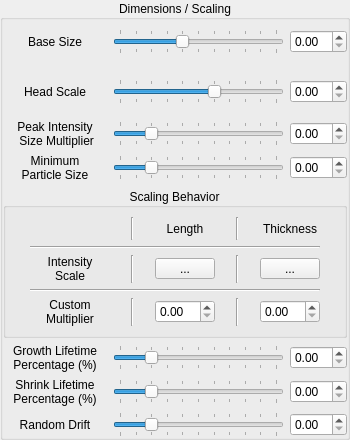
                  <widget class="QGroupBox" name="groupBox_5">
                   <property name="minimumSize">
                    <size>
                     <width>350</width>
                     <height>0</height>
                    </size>
                   </property>
                   <property name="maximumSize">
                    <size>
                     <width>16777215</width>
                     <height>800</height>
                    </size>
                   </property>
                   <property name="title">
                    <string>Dimensions / Scaling</string>
                   </property>
                   <property name="alignment">
                    <set>Qt::AlignmentFlag::AlignCenter</set>
                   </property>
                   <layout class="QGridLayout" name="gridLayout_15">
                    <property name="leftMargin">
                     <number>0</number>
                    </property>
                    <property name="topMargin">
                     <number>0</number>
                    </property>
                    <property name="rightMargin">
                     <number>0</number>
                    </property>
                    <property name="bottomMargin">
                     <number>0</number>
                    </property>
                    <item row="2" column="0">
                     <widget class="QLabel" name="label_22">
                      <property name="minimumSize">
                       <size>
                        <width>104</width>
                        <height>0</height>
                       </size>
                      </property>
                      <property name="maximumSize">
                       <size>
                        <width>120</width>
                        <height>16777215</height>
                       </size>
                      </property>
                      <property name="text">
                       <string>Peak Intensity
 Size Multiplier</string>
                      </property>
                      <property name="alignment">
                       <set>Qt::AlignmentFlag::AlignCenter</set>
                      </property>
                      <property name="margin">
                       <number>6</number>
                      </property>
                     </widget>
                    </item>
                    <item row="0" column="0">
                     <widget class="QLabel" name="label_24">
                      <property name="minimumSize">
                       <size>
                        <width>104</width>
                        <height>44</height>
                       </size>
                      </property>
                      <property name="maximumSize">
                       <size>
                        <width>70</width>
                        <height>16777215</height>
                       </size>
                      </property>
                      <property name="text">
                       <string>Base Size</string>
                      </property>
                      <property name="alignment">
                       <set>Qt::AlignmentFlag::AlignCenter</set>
                      </property>
                      <property name="margin">
                       <number>6</number>
                      </property>
                     </widget>
                    </item>
                    <item row="0" column="2">
                     <widget class="QDoubleSpinBox" name="dynamic_particleBaseSizeSpinBox">
                      <property name="sizePolicy">
                       <sizepolicy hsizetype="Minimum" vsizetype="Fixed">
                        <horstretch>0</horstretch>
                        <verstretch>0</verstretch>
                       </sizepolicy>
                      </property>
                      <property name="minimumSize">
                       <size>
                        <width>40</width>
                        <height>0</height>
                       </size>
                      </property>
                      <property name="maximumSize">
                       <size>
                        <width>60</width>
                        <height>16777215</height>
                       </size>
                      </property>
                     </widget>
                    </item>
                    <item row="5" column="0">
                     <widget class="QLabel" name="label_29">
                      <property name="minimumSize">
                       <size>
                        <width>104</width>
                        <height>0</height>
                       </size>
                      </property>
                      <property name="maximumSize">
                       <size>
                        <width>120</width>
                        <height>16777215</height>
                       </size>
                      </property>
                      <property name="text">
                       <string>Growth Lifetime
Percentage (%)</string>
                      </property>
                      <property name="alignment">
                       <set>Qt::AlignmentFlag::AlignCenter</set>
                      </property>
                      <property name="margin">
                       <number>6</number>
                      </property>
                     </widget>
                    </item>
                    <item row="1" column="2">
                     <widget class="QDoubleSpinBox" name="dynamic_particleHeadScaleSpinBox">
                      <property name="minimumSize">
                       <size>
                        <width>40</width>
                        <height>0</height>
                       </size>
                      </property>
                     </widget>
                    </item>
                    <item row="6" column="0">
                     <widget class="QLabel" name="label_56">
                      <property name="minimumSize">
                       <size>
                        <width>104</width>
                        <height>0</height>
                       </size>
                      </property>
                      <property name="maximumSize">
                       <size>
                        <width>120</width>
                        <height>16777215</height>
                       </size>
                      </property>
                      <property name="text">
                       <string>Shrink Lifetime
Percentage (%)</string>
                      </property>
                      <property name="alignment">
                       <set>Qt::AlignmentFlag::AlignCenter</set>
                      </property>
                      <property name="margin">
                       <number>6</number>
                      </property>
                     </widget>
                    </item>
                    <item row="7" column="2">
                     <widget class="QDoubleSpinBox" name="dynamic_particleRandomDriftSpinBox">
                      <property name="maximum">
                       <double>0.500000000000000</double>
                      </property>
                      <property name="singleStep">
                       <double>0.100000000000000</double>
                      </property>
                     </widget>
                    </item>
                    <item row="0" column="1">
                     <widget class="QSlider" name="dynamic_particleBaseSizeSlider">
                      <property name="sizePolicy">
                       <sizepolicy hsizetype="Expanding" vsizetype="Fixed">
                        <horstretch>0</horstretch>
                        <verstretch>0</verstretch>
                       </sizepolicy>
                      </property>
                      <property name="minimumSize">
                       <size>
                        <width>0</width>
                        <height>0</height>
                       </size>
                      </property>
                      <property name="maximum">
                       <number>10</number>
                      </property>
                      <property name="value">
                       <number>4</number>
                      </property>
                      <property name="orientation">
                       <enum>Qt::Orientation::Horizontal</enum>
                      </property>
                      <property name="invertedAppearance">
                       <bool>false</bool>
                      </property>
                      <property name="invertedControls">
                       <bool>false</bool>
                      </property>
                      <property name="tickPosition">
                       <enum>QSlider::TickPosition::TicksBothSides</enum>
                      </property>
                     </widget>
                    </item>
                    <item row="4" column="0" colspan="3">
                     <widget class="QGroupBox" name="groupBox_6">
                      <property name="minimumSize">
                       <size>
                        <width>0</width>
                        <height>150</height>
                       </size>
                      </property>
                      <property name="maximumSize">
                       <size>
                        <width>16777215</width>
                        <height>150</height>
                       </size>
                      </property>
                      <property name="title">
                       <string>Scaling Behavior</string>
                      </property>
                      <property name="alignment">
                       <set>Qt::AlignmentFlag::AlignCenter</set>
                      </property>
                      <layout class="QGridLayout" name="gridLayout_16">
                       <item row="2" column="4">
                        <widget class="QToolButton" name="dynamic_thicknessScaleCheckButton">
                         <property name="minimumSize">
                          <size>
                           <width>60</width>
                           <height>0</height>
                          </size>
                         </property>
                         <property name="text">
                          <string>...</string>
                         </property>
                         <property name="icon">
                          <iconset>
                           <normaloff>:/icons/icons8-close-48.png</normaloff>
                           <normalon>:/icons/icons8-check-mark-48.png</normalon>:/icons/icons8-close-48.png</iconset>
                         </property>
                         <property name="checkable">
                          <bool>true</bool>
                         </property>
                         <property name="checked">
                          <bool>false</bool>
                         </property>
                        </widget>
                       </item>
                       <item row="1" column="0" colspan="5">
                        <widget class="Line" name="line_17">
                         <property name="orientation">
                          <enum>Qt::Orientation::Horizontal</enum>
                         </property>
                        </widget>
                       </item>
                       <item row="0" column="4">
                        <widget class="QLabel" name="label_28">
                         <property name="text">
                          <string>Thickness</string>
                         </property>
                         <property name="alignment">
                          <set>Qt::AlignmentFlag::AlignCenter</set>
                         </property>
                        </widget>
                       </item>
                       <item row="4" column="1">
                        <widget class="Line" name="line_20">
                         <property name="orientation">
                          <enum>Qt::Orientation::Vertical</enum>
                         </property>
                        </widget>
                       </item>
                       <item row="4" column="2">
                        <widget class="QDoubleSpinBox" name="dynamic_lengthScaleMultiplier">
                         <property name="minimumSize">
                          <size>
                           <width>60</width>
                           <height>0</height>
                          </size>
                         </property>
                        </widget>
                       </item>
                       <item row="4" column="4">
                        <widget class="QDoubleSpinBox" name="dynamic_thicknessScaleMultiplier">
                         <property name="minimumSize">
                          <size>
                           <width>60</width>
                           <height>0</height>
                          </size>
                         </property>
                        </widget>
                       </item>
                       <item row="4" column="3">
                        <widget class="Line" name="line_21">
                         <property name="orientation">
                          <enum>Qt::Orientation::Vertical</enum>
                         </property>
                        </widget>
                       </item>
                       <item row="4" column="0">
                        <widget class="QLabel" name="label_26">
                         <property name="maximumSize">
                          <size>
                           <width>80</width>
                           <height>16777215</height>
                          </size>
                         </property>
                         <property name="text">
                          <string>Custom
Multiplier</string>
                         </property>
                         <property name="alignment">
                          <set>Qt::AlignmentFlag::AlignCenter</set>
                         </property>
                        </widget>
                       </item>
                       <item row="3" column="0" colspan="5">
                        <widget class="Line" name="line_18">
                         <property name="orientation">
                          <enum>Qt::Orientation::Horizontal</enum>
                         </property>
                        </widget>
                       </item>
                       <item row="2" column="2">
                        <widget class="QToolButton" name="dynamic_lengthScaleCheckButton">
                         <property name="minimumSize">
                          <size>
                           <width>60</width>
                           <height>0</height>
                          </size>
                         </property>
                         <property name="text">
                          <string>...</string>
                         </property>
                         <property name="icon">
                          <iconset>
                           <normaloff>:/icons/icons8-close-48.png</normaloff>
                           <normalon>:/icons/icons8-check-mark-48.png</normalon>:/icons/icons8-close-48.png</iconset>
                         </property>
                         <property name="checkable">
                          <bool>true</bool>
                         </property>
                         <property name="checked">
                          <bool>false</bool>
                         </property>
                        </widget>
                       </item>
                       <item row="0" column="1">
                        <widget class="Line" name="line_15">
                         <property name="orientation">
                          <enum>Qt::Orientation::Vertical</enum>
                         </property>
                        </widget>
                       </item>
                       <item row="2" column="1">
                        <widget class="Line" name="line_19">
                         <property name="orientation">
                          <enum>Qt::Orientation::Vertical</enum>
                         </property>
                        </widget>
                       </item>
                       <item row="0" column="2">
                        <widget class="QLabel" name="label_25">
                         <property name="text">
                          <string>Length</string>
                         </property>
                         <property name="alignment">
                          <set>Qt::AlignmentFlag::AlignCenter</set>
                         </property>
                        </widget>
                       </item>
                       <item row="0" column="3">
                        <widget class="Line" name="line_16">
                         <property name="orientation">
                          <enum>Qt::Orientation::Vertical</enum>
                         </property>
                        </widget>
                       </item>
                       <item row="2" column="3">
                        <widget class="Line" name="line_22">
                         <property name="orientation">
                          <enum>Qt::Orientation::Vertical</enum>
                         </property>
                        </widget>
                       </item>
                       <item row="2" column="0">
                        <widget class="QLabel" name="label_27">
                         <property name="maximumSize">
                          <size>
                           <width>80</width>
                           <height>16777215</height>
                          </size>
                         </property>
                         <property name="text">
                          <string>Intensity
Scale</string>
                         </property>
                         <property name="alignment">
                          <set>Qt::AlignmentFlag::AlignCenter</set>
                         </property>
                        </widget>
                       </item>
                      </layout>
                     </widget>
                    </item>
                    <item row="6" column="1">
                     <widget class="QSlider" name="dynamic_particleShrinkPercentageSlider">
                      <property name="sizePolicy">
                       <sizepolicy hsizetype="Expanding" vsizetype="Fixed">
                        <horstretch>0</horstretch>
                        <verstretch>0</verstretch>
                       </sizepolicy>
                      </property>
                      <property name="minimumSize">
                       <size>
                        <width>0</width>
                        <height>0</height>
                       </size>
                      </property>
                      <property name="maximum">
                       <number>10</number>
                      </property>
                      <property name="value">
                       <number>2</number>
                      </property>
                      <property name="orientation">
                       <enum>Qt::Orientation::Horizontal</enum>
                      </property>
                      <property name="tickPosition">
                       <enum>QSlider::TickPosition::TicksBothSides</enum>
                      </property>
                     </widget>
                    </item>
                    <item row="2" column="2">
                     <widget class="QDoubleSpinBox" name="dynamic_particlePeakSizeSpinBox"/>
                    </item>
                    <item row="5" column="2">
                     <widget class="QDoubleSpinBox" name="dynamic_particleGrowthPercentageSpinBox">
                      <property name="maximum">
                       <double>0.500000000000000</double>
                      </property>
                      <property name="singleStep">
                       <double>0.100000000000000</double>
                      </property>
                     </widget>
                    </item>
                    <item row="1" column="1">
                     <widget class="QSlider" name="dynamic_particleHeadScaleSlider">
                      <property name="sizePolicy">
                       <sizepolicy hsizetype="Expanding" vsizetype="Fixed">
                        <horstretch>0</horstretch>
                        <verstretch>0</verstretch>
                       </sizepolicy>
                      </property>
                      <property name="minimumSize">
                       <size>
                        <width>0</width>
                        <height>0</height>
                       </size>
                      </property>
                      <property name="maximum">
                       <number>10</number>
                      </property>
                      <property name="value">
                       <number>6</number>
                      </property>
                      <property name="orientation">
                       <enum>Qt::Orientation::Horizontal</enum>
                      </property>
                      <property name="tickPosition">
                       <enum>QSlider::TickPosition::TicksBothSides</enum>
                      </property>
                     </widget>
                    </item>
                    <item row="5" column="1">
                     <widget class="QSlider" name="dynamic_particleGrowthPercentageSlider">
                      <property name="sizePolicy">
                       <sizepolicy hsizetype="Expanding" vsizetype="Fixed">
                        <horstretch>0</horstretch>
                        <verstretch>0</verstretch>
                       </sizepolicy>
                      </property>
                      <property name="minimumSize">
                       <size>
                        <width>0</width>
                        <height>0</height>
                       </size>
                      </property>
                      <property name="maximum">
                       <number>10</number>
                      </property>
                      <property name="value">
                       <number>2</number>
                      </property>
                      <property name="orientation">
                       <enum>Qt::Orientation::Horizontal</enum>
                      </property>
                      <property name="tickPosition">
                       <enum>QSlider::TickPosition::TicksBothSides</enum>
                      </property>
                     </widget>
                    </item>
                    <item row="2" column="1">
                     <widget class="QSlider" name="dynamic_particlePeakSizeSlider">
                      <property name="sizePolicy">
                       <sizepolicy hsizetype="Expanding" vsizetype="Fixed">
                        <horstretch>0</horstretch>
                        <verstretch>0</verstretch>
                       </sizepolicy>
                      </property>
                      <property name="minimumSize">
                       <size>
                        <width>0</width>
                        <height>0</height>
                       </size>
                      </property>
                      <property name="maximum">
                       <number>10</number>
                      </property>
                      <property name="value">
                       <number>2</number>
                      </property>
                      <property name="orientation">
                       <enum>Qt::Orientation::Horizontal</enum>
                      </property>
                      <property name="tickPosition">
                       <enum>QSlider::TickPosition::TicksBothSides</enum>
                      </property>
                     </widget>
                    </item>
                    <item row="6" column="2">
                     <widget class="QDoubleSpinBox" name="dynamic_particleShrinkPercentageSpinBox">
                      <property name="maximum">
                       <double>0.500000000000000</double>
                      </property>
                      <property name="singleStep">
                       <double>0.100000000000000</double>
                      </property>
                     </widget>
                    </item>
                    <item row="1" column="0">
                     <widget class="QLabel" name="label_23">
                      <property name="minimumSize">
                       <size>
                        <width>104</width>
                        <height>44</height>
                       </size>
                      </property>
                      <property name="maximumSize">
                       <size>
                        <width>70</width>
                        <height>16777215</height>
                       </size>
                      </property>
                      <property name="text">
                       <string>Head Scale</string>
                      </property>
                      <property name="alignment">
                       <set>Qt::AlignmentFlag::AlignCenter</set>
                      </property>
                      <property name="margin">
                       <number>6</number>
                      </property>
                     </widget>
                    </item>
                    <item row="7" column="0">
                     <widget class="QLabel" name="label_57">
                      <property name="minimumSize">
                       <size>
                        <width>104</width>
                        <height>0</height>
                       </size>
                      </property>
                      <property name="maximumSize">
                       <size>
                        <width>120</width>
                        <height>16777215</height>
                       </size>
                      </property>
                      <property name="text">
                       <string>Random Drift</string>
                      </property>
                      <property name="alignment">
                       <set>Qt::AlignmentFlag::AlignCenter</set>
                      </property>
                      <property name="margin">
                       <number>6</number>
                      </property>
                     </widget>
                    </item>
                    <item row="7" column="1">
                     <widget class="QSlider" name="dynamic_particleRandomDriftSlider">
                      <property name="sizePolicy">
                       <sizepolicy hsizetype="Expanding" vsizetype="Fixed">
                        <horstretch>0</horstretch>
                        <verstretch>0</verstretch>
                       </sizepolicy>
                      </property>
                      <property name="minimumSize">
                       <size>
                        <width>0</width>
                        <height>0</height>
                       </size>
                      </property>
                      <property name="maximum">
                       <number>10</number>
                      </property>
                      <property name="value">
                       <number>2</number>
                      </property>
                      <property name="orientation">
                       <enum>Qt::Orientation::Horizontal</enum>
                      </property>
                      <property name="tickPosition">
                       <enum>QSlider::TickPosition::TicksBothSides</enum>
                      </property>
                     </widget>
                    </item>
                    <item row="3" column="0">
                     <widget class="QLabel" name="label_58">
                      <property name="minimumSize">
                       <size>
                        <width>104</width>
                        <height>0</height>
                       </size>
                      </property>
                      <property name="maximumSize">
                       <size>
                        <width>120</width>
                        <height>16777215</height>
                       </size>
                      </property>
                      <property name="text">
                       <string>Minimum
Particle Size</string>
                      </property>
                      <property name="alignment">
                       <set>Qt::AlignmentFlag::AlignCenter</set>
                      </property>
                      <property name="margin">
                       <number>6</number>
                      </property>
                     </widget>
                    </item>
                    <item row="3" column="1">
                     <widget class="QSlider" name="dynamic_particleMinSizeSlider">
                      <property name="sizePolicy">
                       <sizepolicy hsizetype="Expanding" vsizetype="Fixed">
                        <horstretch>0</horstretch>
                        <verstretch>0</verstretch>
                       </sizepolicy>
                      </property>
                      <property name="minimumSize">
                       <size>
                        <width>0</width>
                        <height>0</height>
                       </size>
                      </property>
                      <property name="maximum">
                       <number>10</number>
                      </property>
                      <property name="value">
                       <number>2</number>
                      </property>
                      <property name="orientation">
                       <enum>Qt::Orientation::Horizontal</enum>
                      </property>
                      <property name="tickPosition">
                       <enum>QSlider::TickPosition::TicksBothSides</enum>
                      </property>
                     </widget>
                    </item>
                    <item row="3" column="2">
                     <widget class="QDoubleSpinBox" name="dynamic_particleMinSizeSpinBox"/>
                    </item>
                   </layout>
                  </widget>
